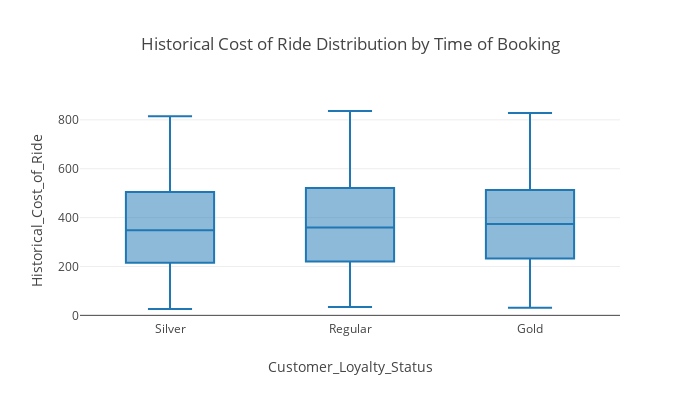

Notebook code cell kept with this figure:
### Code cell
fig = px.box(data, x='Customer_Loyalty_Status',
             y='Historical_Cost_of_Ride',
             title='Historical Cost of Ride Distribution by Time of Booking', template="none",  width=700, height=400)
fig.show()

### Figure 1 — Plotly figure (JSON) as saved in the notebook; plotly's stock layout.template omitted (floating-point values rounded to 4 significant figures; data arrays with more than 128 entries replaced by an {"elided": "..."} marker saying what was removed)
{"data": [{"alignmentgroup": "True", "hovertemplate": "Customer_Loyalty_Status=%{x}<br>Historical_Cost_of_Ride=%{y}<extra></extra>", "legendgroup": "", "marker": {"color": "#1F77B4"}, "name": "", "notched": false, "offsetgroup": "", "orientation": "v", "showlegend": false, "type": "box", "x": {"elided": "1000 str values"}, "x0": " ", "xaxis": "x", "y": {"elided": "1000 float values"}, "y0": " ", "yaxis": "y"}], "layout": {"boxmode": "group", "height": 400, "legend": {"tracegroupgap": 0}, "title": {"text": "Historical Cost of Ride Distribution by Time of Booking"}, "width": 700, "xaxis": {"anchor": "y", "domain": [0, 1], "title": {"text": "Customer_Loyalty_Status"}}, "yaxis": {"anchor": "x", "domain": [0, 1], "title": {"text": "Historical_Cost_of_Ride"}}}}
